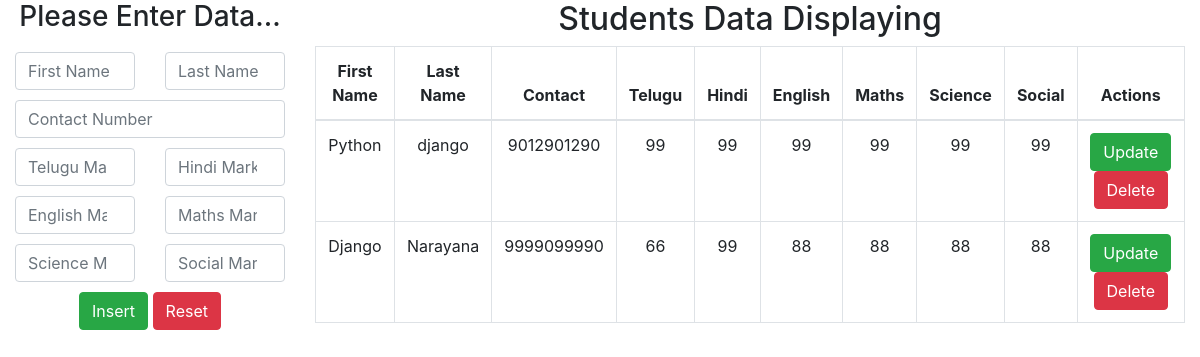
The page / on the database its author committed.
### studentdataapp/models.py (models this page shows)
class StudentData(models.Model):
    first_name = models.CharField(max_length=100)
    last_name = models.CharField(max_length=100)
    mobile_number = models.BigIntegerField()
    telugu = models.IntegerField()
    hindi = models.IntegerField()
    english = models.IntegerField()
    maths = models.IntegerField()
    science = models.IntegerField()
    social = models.IntegerField()

### studentdataapp/views.py (the view)
# urls.py: path('', views.student_data_view),
def student_data_view(request):
    if request.method == "POST":
        fname = request.POST.get('fname')
        lname = request.POST.get('lname')
        mobile = request.POST.get('mobile')
        telugu = request.POST.get('telugu')
        hindi = request.POST.get('hindi')
        english = request.POST.get('english')
        maths = request.POST.get('maths')
        science = request.POST.get('science')
        social = request.POST.get('social')
        data = StudentData(
            first_name = fname,
            last_name = lname,
            mobile_number = mobile,
            telugu = telugu,
            hindi = hindi,
            english = english,
            maths = maths,
            science = science,
            social = social
        )
        data.save()
        students = StudentData.objects.all()
        return render(request,'student_data_inserting.html',{'students':students})
    else:
        students = StudentData.objects.all()    #[]
        return render(request,'student_data_inserting.html',{'students':students})

### templates/student_data_inserting.html (shortened to what this page needs)
<!DOCTYPE html>
<html lang="en">
<head>
  {% include 'cdnlines.html' %}
</head>
<body>
<div class="container-fluid">
    <div class="row">
        <div class="col-md-3">
        <h3 class="text-center">Please Enter Data...</h3>
            <form method="POST">
                <div class="row">
                    <div class="col-md-6">
                        <input type="text" name="fname" class="form-control" placeholder="First Name">
                    </div>
                    <div class="col-md-6">
                        <input type="text" name="lname" class="form-control" placeholder="Last Name">
                    </div>
                </div>
                <div class="row">
                    <div class="col-md-12">
                        <input type="number" name="mobile" class="form-control"placeholder="Contact Number">
                    </div>
                </div>
                <div class="row">
                    <div class="col-md-6">
                        <input type="number" name="telugu" class="form-control" placeholder="Telugu Marks">
                    </div>
                    <div class="col-md-6">
                        <input type="number" name="hindi" class="form-control" placeholder="Hindi Marks">
                    </div>
                </div>
                <div class="row">
                    <div class="col-md-6">
                        <input type="number" name="english" class="form-control" placeholder="English Marks">
                    </div>
                    <div class="col-md-6">
                        <input type="number"name="maths" class="form-control" placeholder="Maths Marks">
                    </div>
                </div>
                <div class="row">
                    <div class="col-md-6">
                        <input type="number"name="science" class="form-control" placeholder="Science Marks">
                    </div>
                    <div class="col-md-6">
                        <input type="number"name="social" class="form-control" placeholder="Social Marks">
                    </div>
                </div>
                <center>
                <input type="submit" value="Insert" class="btn btn-success">
                <input type="reset" name="Clear" class="btn btn-danger">
                </center>
            </form>
        </div>
        <div class="col-md-9">
        <h2 class="text-center">Students Data Displaying</h2>
            {% if students %}
            <table class="table table-bordered text-center">
                <thead>
                    <tr>
                        <th>First Name</th>
                        <th>Last Name</th>
                        <th>Contact</th>
                        <th>Telugu</th>
                        <th>Hindi</th>
                        <th>English</th>
                        <th>Maths</th>
                        <th>Science</th>
                        <th>Social</th>
                        <th>Actions</th>
                    </tr>
                </thead>
                <tbody>
                    {% for student in students %}
                    <tr>
                        <td>{{ student.first_name }}</td>
                        <td>{{ student.last_name }}</td>
                        <td>{{ student.mobile_number }}</td>
                        <td>{{ student.telugu }}</td>
                        <td>{{ student.hindi }}</td>
                        <td>{{ student.english }}</td>
                        <td>{{ student.maths }}</td>
                        <td>{{ student.science }}</td>
                        <td>{{ student.social }}</td>
                        <td><a class="btn btn-success" href="{% url 'update' student.id %}">Update</a>
                            <a class="btn btn-danger" href="{% url 'delete' student.id %}">Delete</a></td>
                    </tr>
                    {% endfor %}
                </tbody>
            </table>
            {% else %}
            <h3>No Data Available</h3>
            {% endif %}
        </div>
    </div>
</div>
</body>
</html>

### templates/cdnlines.html (shortened to what this page needs)
<!DOCTYPE html>
<html lang="en">
<head>
</head>
<body>
{% block content %}
  <link rel="stylesheet" href="https://maxcdn.bootstrapcdn.com/bootstrap/4.3.1/css/bootstrap.min.css">
{% endblock %}
</body>
</html>

### templates/student_data_inserting.html (style rules this page uses)
input { margin-top: 10px; }

### rows shown on the page
StudentData: first_name "Python", last_name "django", mobile_number "9012901290", telugu "99", hindi "99", english "99", maths "99", science "99", social "99"
StudentData: first_name "Django", last_name "Narayana", mobile_number "9999099990", telugu "66", hindi "99", english "88", maths "88", science "88", social "88"
